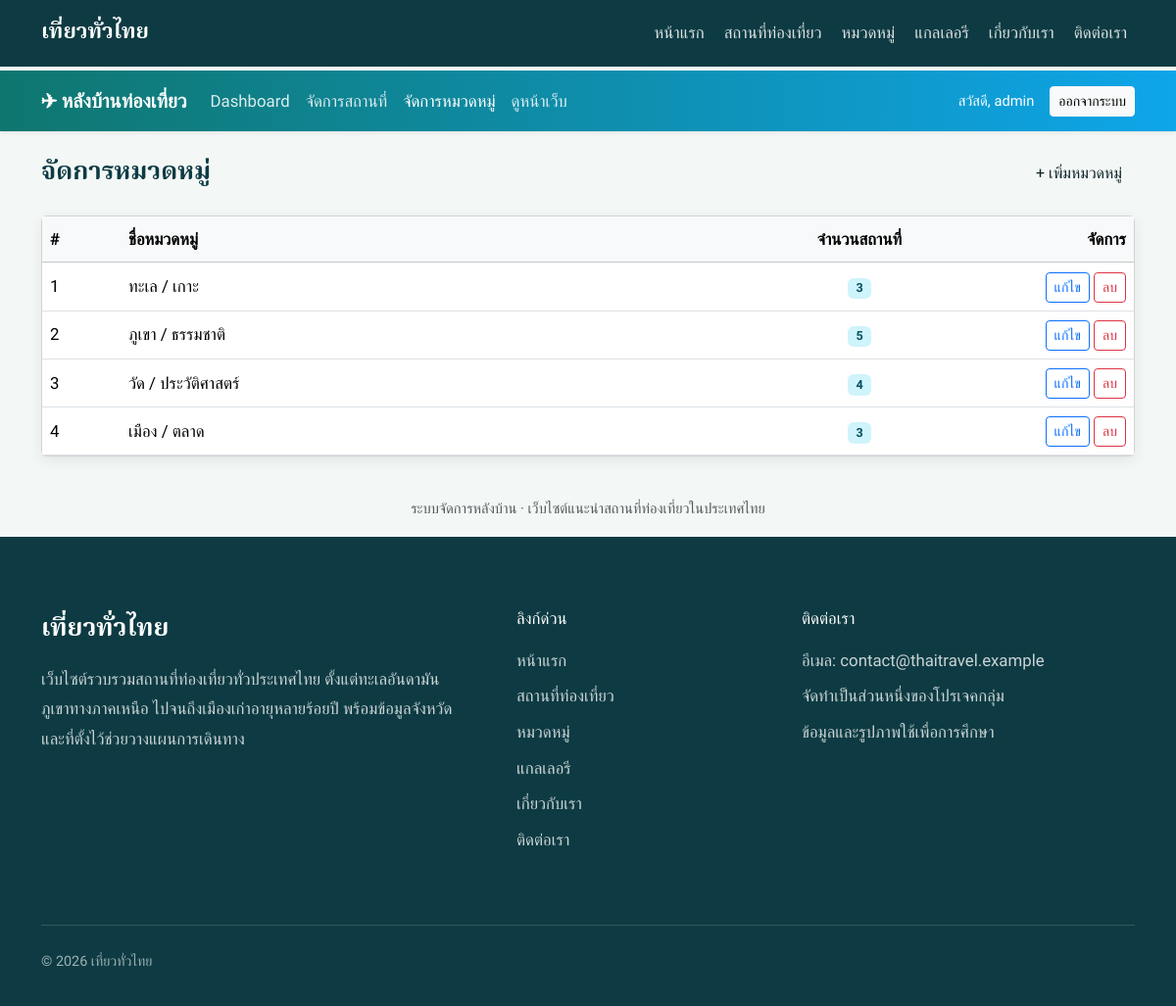
Screenshot of /admin/categories/index.php (signed in) with the database file from the repository.
### tables this page shows
CREATE TABLE IF NOT EXISTS categories (
  id INT UNSIGNED AUTO_INCREMENT PRIMARY KEY,
  name VARCHAR(100) NOT NULL UNIQUE,
  created_at TIMESTAMP NOT NULL DEFAULT CURRENT_TIMESTAMP
);

### admin/categories/index.php (the view, shortened to what this page needs)
<?php
require __DIR__ . '/../../config/db.php';
$categories = $pdo->query(
    'SELECT c.id, c.name, COUNT(p.id) AS place_count
     FROM categories c
     LEFT JOIN places p ON p.category_id = c.id
     GROUP BY c.id, c.name
     ORDER BY c.id'
)->fetchAll();
require __DIR__ . '/../includes/header.php';
?>
<div class="d-flex justify-content-between align-items-center mb-4">
    <h3 class="fw-semibold mb-0">จัดการหมวดหมู่</h3>
    <a href="add.php" class="btn btn-teal">+ เพิ่มหมวดหมู่</a>
</div>
<div class="card panel-card">
    <div class="table-responsive">
        <table class="table table-hover align-middle mb-0">
            <thead class="table-light">
                <tr>
                    <th style="width:80px;">#</th>
                    <th>ชื่อหมวดหมู่</th>
                    <th class="text-center" style="width:160px;">จำนวนสถานที่</th>
                    <th class="text-end" style="width:200px;">จัดการ</th>
                </tr>
            </thead>
            <tbody>
            <?php if (count($categories) === 0): ?>
                <tr>
                    <td colspan="4" class="text-center text-muted py-4">ยังไม่มีหมวดหมู่</td>
                </tr>
            <?php else: ?>
                <?php foreach ($categories as $i => $cat): ?>
                <tr>
                    <td><?= $i + 1 ?></td>
                    <td><?= htmlspecialchars($cat['name']) ?></td>
                    <td class="text-center">
                        <span class="badge bg-info-subtle text-info-emphasis"><?= (int)$cat['place_count'] ?></span>
                    </td>
                    <td class="text-end">
                        <a href="edit.php?id=<?= (int)$cat['id'] ?>" class="btn btn-sm btn-outline-primary">แก้ไข</a>
                        <form action="delete.php" method="post" class="d-inline"
                              onsubmit="return confirm('ต้องการลบหมวดหมู่ &quot;<?= htmlspecialchars($cat['name'], ENT_QUOTES) ?>&quot; ใช่หรือไม่?');">
                            <button type="submit" class="btn btn-sm btn-outline-danger">ลบ</button>
                        </form>
                    </td>
                </tr>
                <?php endforeach; ?>
            <?php endif; ?>
            </tbody>
        </table>
    </div>
</div>
<?php require __DIR__ . '/../includes/footer.php'; ?>

### assets/css/style.css (style rules this page uses)
:root { --sea-deep: #0E3B43; --lagoon: #1F8A8A; --foam: #F3F8F6; --ink: #10242A; --mango: #F4A62A; --mango-dk: #E0951A; --font-display: 'Noto Serif Thai', serif; --font-body: 'Anuphan', sans-serif; --fs-sm: 0.9rem; --fs-base: 1.05rem; --fs-lg: 1.25rem; --fs-h3: clamp(1.35rem, 2.2vw, 1.6rem); --fs-h2: clamp(1.8rem, 3.6vw, 2.5rem); --fs-h1: clamp(2.3rem, 6vw, 4.6rem); --radius-img: 28px; --nav-h: 4.5rem; --bs-body-font-family: var(--font-body); --bs-body-color: var(--ink); }
html { scroll-behavior: smooth; }
body { font-family: var(--font-body); font-size: var(--fs-base); font-weight: 400; line-height: 1.8; color: var(--ink); background: var(--foam); }
body.no-hero { padding-top: var(--nav-h); }
h1, h2, h3, h4 { font-family: var(--font-display); font-weight: 600; line-height: 1.35; color: var(--sea-deep); }
h3 { font-size: var(--fs-h3); }
a { color: var(--lagoon); }
.btn, a, .card { transition: all 0.3s ease-in-out; }

### admin/includes/header.php (style rules this page uses)
:root { --teal-dark: #0f766e; --teal: #14b8a6; --sea: #0ea5e9; }
body { font-family: 'Prompt', sans-serif; background: #f0fdfa; }
.panel-card { border: 0; border-radius: 1rem; box-shadow: 0 4px 14px rgba(0,0,0,.08); }
.btn-teal { background: var(--teal-dark); border-color: var(--teal-dark); color: #fff; }

### rows the page displays
categories: name "ทะเล / เกาะ", place_count "3"
categories: name "ภูเขา / ธรรมชาติ", place_count "5"
categories: name "วัด / ประวัติศาสตร์", place_count "4"
categories: name "เมือง / ตลาด", place_count "3"

### other values shown
$_SESSION['admin_user'] "admin"
$siteName "เที่ยวทั่วไทย"
$label "หน้าแรก"
$label "สถานที่ท่องเที่ยว"
$label "หมวดหมู่"
$label "แกลเลอรี"
$label "เกี่ยวกับเรา"
$label "ติดต่อเรา"
